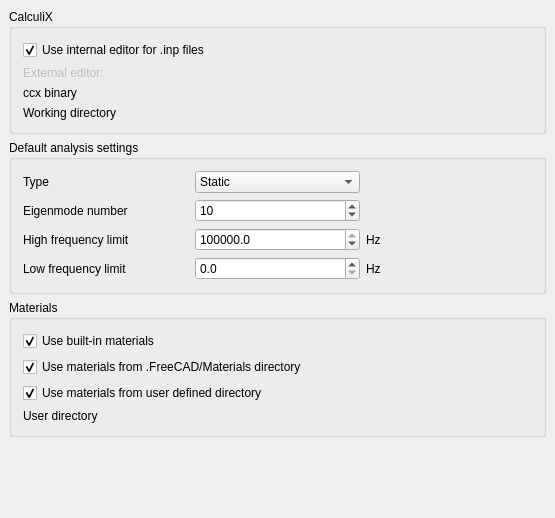
<?xml version="1.0" encoding="UTF-8"?>
<ui version="4.0">
 <class>FemGui::DlgSettingsFemImp</class>
 <widget class="QWidget" name="FemGui::DlgSettingsFemImp">
  <property name="geometry">
   <rect>
    <x>0</x>
    <y>0</y>
    <width>555</width>
    <height>518</height>
   </rect>
  </property>
  <property name="windowTitle">
   <string>FEM</string>
  </property>
  <layout class="QGridLayout" name="gridLayout1">
   <property name="margin">
    <number>9</number>
   </property>
   <property name="spacing">
    <number>6</number>
   </property>
   <item row="1" column="0">
    <layout class="QVBoxLayout" name="verticalLayout_2">
     <item>
      <widget class="QGroupBox" name="gb_calculix">
       <property name="sizePolicy">
        <sizepolicy hsizetype="Preferred" vsizetype="Preferred">
         <horstretch>0</horstretch>
         <verstretch>0</verstretch>
        </sizepolicy>
       </property>
       <property name="layoutDirection">
        <enum>Qt::LeftToRight</enum>
       </property>
       <property name="title">
        <string>CalculiX</string>
       </property>
       <property name="alignment">
        <set>Qt::AlignLeading|Qt::AlignLeft|Qt::AlignTop</set>
       </property>
       <layout class="QHBoxLayout" name="horizontalLayout">
        <property name="sizeConstraint">
         <enum>QLayout::SetNoConstraint</enum>
        </property>
        <item>
         <layout class="QVBoxLayout" name="verticalLayout_5">
          <item>
           <widget class="Gui::PrefCheckBox" name="cb_int_editor">
            <property name="text">
             <string>Use internal editor for .inp files</string>
            </property>
            <property name="checked">
             <bool>true</bool>
            </property>
            <property name="prefEntry" stdset="0">
             <cstring>UseInternalEditor</cstring>
            </property>
            <property name="prefPath" stdset="0">
             <cstring>Mod/Fem</cstring>
            </property>
           </widget>
          </item>
          <item>
           <layout class="QGridLayout" name="gl_calculix">
            <item row="2" column="0">
             <widget class="QLabel" name="l_ext_editor">
              <property name="enabled">
               <bool>false</bool>
              </property>
              <property name="minimumSize">
               <size>
                <width>100</width>
                <height>0</height>
               </size>
              </property>
              <property name="text">
               <string>External editor:</string>
              </property>
             </widget>
            </item>
            <item row="2" column="2">
             <widget class="Gui::PrefFileChooser" name="fc_ext_editor">
              <property name="enabled">
               <bool>false</bool>
              </property>
              <property name="prefEntry" stdset="0">
               <cstring>ExternalEditorPath</cstring>
              </property>
              <property name="prefPath" stdset="0">
               <cstring>Mod/Fem</cstring>
              </property>
             </widget>
            </item>
            <item row="3" column="2">
             <widget class="Gui::PrefFileChooser" name="fc_ccx_binary">
              <property name="sizePolicy">
               <sizepolicy hsizetype="Preferred" vsizetype="Preferred">
                <horstretch>0</horstretch>
                <verstretch>0</verstretch>
               </sizepolicy>
              </property>
              <property name="minimumSize">
               <size>
                <width>0</width>
                <height>0</height>
               </size>
              </property>
              <property name="sizeIncrement">
               <size>
                <width>0</width>
                <height>0</height>
               </size>
              </property>
              <property name="baseSize">
               <size>
                <width>0</width>
                <height>0</height>
               </size>
              </property>
              <property name="toolTip">
               <string>Leave blank to use default CalculiX ccx binary file</string>
              </property>
              <property name="prefEntry" stdset="0">
               <cstring>ccxBinaryPath</cstring>
              </property>
              <property name="prefPath" stdset="0">
               <cstring>Mod/Fem</cstring>
              </property>
             </widget>
            </item>
            <item row="3" column="0">
             <widget class="QLabel" name="l_ccx_binary">
              <property name="minimumSize">
               <size>
                <width>100</width>
                <height>0</height>
               </size>
              </property>
              <property name="text">
               <string>ccx binary</string>
              </property>
             </widget>
            </item>
            <item row="4" column="0">
             <widget class="QLabel" name="l_ccx_working_directory">
              <property name="enabled">
               <bool>true</bool>
              </property>
              <property name="minimumSize">
               <size>
                <width>100</width>
                <height>0</height>
               </size>
              </property>
              <property name="text">
               <string>Working directory</string>
              </property>
             </widget>
            </item>
            <item row="4" column="2">
             <widget class="Gui::PrefFileChooser" name="fc_ccx_working_directory">
              <property name="enabled">
               <bool>true</bool>
              </property>
              <property name="sizePolicy">
               <sizepolicy hsizetype="Preferred" vsizetype="Preferred">
                <horstretch>0</horstretch>
                <verstretch>0</verstretch>
               </sizepolicy>
              </property>
              <property name="baseSize">
               <size>
                <width>0</width>
                <height>0</height>
               </size>
              </property>
              <property name="mode">
               <enum>Gui::FileChooser::Directory</enum>
              </property>
              <property name="prefEntry" stdset="0">
               <cstring>WorkingDir</cstring>
              </property>
              <property name="prefPath" stdset="0">
               <cstring>Mod/Fem</cstring>
              </property>
             </widget>
            </item>
           </layout>
          </item>
         </layout>
        </item>
       </layout>
      </widget>
     </item>
     <item>
      <widget class="QGroupBox" name="gb_analysis_params">
       <property name="title">
        <string>Default analysis settings</string>
       </property>
       <layout class="QHBoxLayout" name="horizontalLayout_4">
        <item>
         <layout class="QGridLayout" name="gridLayout_2">
          <item row="0" column="1">
           <widget class="Gui::PrefComboBox" name="cb_analysis_type">
            <property name="minimumSize">
             <size>
              <width>148</width>
              <height>0</height>
             </size>
            </property>
            <property name="toolTip">
             <string>Default type on analysis</string>
            </property>
            <property name="prefEntry" stdset="0">
             <cstring>AnalysisType</cstring>
            </property>
            <property name="prefPath" stdset="0">
             <cstring>Mod/Fem</cstring>
            </property>
            <item>
             <property name="text">
              <string>Static</string>
             </property>
             <property name="icon">
              <iconset resource="Resources/Fem.qrc">
               <normaloff>:/icons/fem-new-analysis.svg</normaloff>:/icons/fem-new-analysis.svg</iconset>
             </property>
            </item>
            <item>
             <property name="text">
              <string>Frequency</string>
             </property>
             <property name="icon">
              <iconset resource="Resources/Fem.qrc">
               <normaloff>:/icons/fem-frequency-analysis.svg</normaloff>:/icons/fem-frequency-analysis.svg</iconset>
             </property>
            </item>
            <item>
             <property name="text">
              <string>Thermomech</string>
             </property>
             <property name="icon">
              <iconset resource="Resources/Fem.qrc">
               <normaloff>:/icons/fem-new-analysis.svg</normaloff>:/icons/fem-new-analysis.svg</iconset>
             </property>
            </item>
           </widget>
          </item>
          <item row="1" column="0">
           <widget class="QLabel" name="l_eigenmode_number">
            <property name="text">
             <string>Eigenmode number</string>
            </property>
           </widget>
          </item>
          <item row="0" column="0">
           <widget class="QLabel" name="l_type">
            <property name="text">
             <string>Type</string>
            </property>
           </widget>
          </item>
          <item row="1" column="1">
           <widget class="Gui::PrefSpinBox" name="sb_eigenmode_number">
            <property name="maximum">
             <number>100</number>
            </property>
            <property name="value">
             <number>10</number>
            </property>
            <property name="prefEntry" stdset="0">
             <cstring>NumberOfEigenmode</cstring>
            </property>
            <property name="prefPath" stdset="0">
             <cstring>Mod/Fem</cstring>
            </property>
           </widget>
          </item>
          <item row="2" column="0">
           <widget class="QLabel" name="l_eigenmode_high_limit">
            <property name="text">
             <string>High frequency limit</string>
            </property>
           </widget>
          </item>
          <item row="2" column="1">
           <widget class="Gui::PrefDoubleSpinBox" name="dsb_eigenmode_high_limit">
            <property name="decimals">
             <number>1</number>
            </property>
            <property name="maximum">
             <double>1000000.000000000000000</double>
            </property>
            <property name="singleStep">
             <double>10000.000000000000000</double>
            </property>
            <property name="value">
             <double>1000000.000000000000000</double>
            </property>
            <property name="prefEntry" stdset="0">
             <cstring>EigenmodeHighLimit</cstring>
            </property>
            <property name="prefPath" stdset="0">
             <cstring>Mod/Fem</cstring>
            </property>
           </widget>
          </item>
          <item row="3" column="0">
           <widget class="QLabel" name="l_eigenmode_low_limit">
            <property name="text">
             <string>Low frequency limit</string>
            </property>
           </widget>
          </item>
          <item row="3" column="1">
           <widget class="Gui::PrefDoubleSpinBox" name="dsb_eigenmode_low_limit">
            <property name="decimals">
             <number>1</number>
            </property>
            <property name="minimum">
             <double>0.000000000000000</double>
            </property>
            <property name="maximum">
             <double>1000000.000000000000000</double>
            </property>
            <property name="singleStep">
             <double>10000.000000000000000</double>
            </property>
            <property name="value">
             <double>0.000000000000000</double>
            </property>
            <property name="prefEntry" stdset="0">
             <cstring>EigenmodeLowLimit</cstring>
            </property>
            <property name="prefPath" stdset="0">
             <cstring>Mod/Fem</cstring>
            </property>
           </widget>
          </item>
          <item row="2" column="2">
           <widget class="QLabel" name="l_hz_1">
            <property name="text">
             <string>Hz</string>
            </property>
           </widget>
          </item>
          <item row="3" column="2">
           <widget class="QLabel" name="l_hz_2">
            <property name="text">
             <string>Hz</string>
            </property>
           </widget>
          </item>
         </layout>
        </item>
       </layout>
      </widget>
     </item>
     <item>
      <widget class="QGroupBox" name="gb_materials">
       <property name="title">
        <string>Materials</string>
       </property>
       <layout class="QHBoxLayout" name="horizontalLayout_3">
        <item>
         <layout class="QVBoxLayout" name="verticalLayout_6">
          <item>
           <widget class="Gui::PrefCheckBox" name="cb_use_built_in_materials">
            <property name="text">
             <string>Use built-in materials</string>
            </property>
            <property name="checked">
             <bool>true</bool>
            </property>
            <property name="prefEntry" stdset="0">
             <cstring>UseBuiltInMaterials</cstring>
            </property>
            <property name="prefPath" stdset="0">
             <cstring>Mod/Fem</cstring>
            </property>
           </widget>
          </item>
          <item>
           <widget class="Gui::PrefCheckBox" name="cb_use_mat_from_config_dir">
            <property name="text">
             <string>Use materials from .FreeCAD/Materials directory</string>
            </property>
            <property name="checked">
             <bool>true</bool>
            </property>
            <property name="prefEntry" stdset="0">
             <cstring>UseMaterialsFromConfigDir</cstring>
            </property>
            <property name="prefPath" stdset="0">
             <cstring>Mod/Fem</cstring>
            </property>
           </widget>
          </item>
          <item>
           <widget class="Gui::PrefCheckBox" name="cb_use_mat_from_custom_dir">
            <property name="text">
             <string>Use materials from user defined directory</string>
            </property>
            <property name="checked">
             <bool>true</bool>
            </property>
            <property name="prefEntry" stdset="0">
             <cstring>UseMaterialsFromCustomDir</cstring>
            </property>
            <property name="prefPath" stdset="0">
             <cstring>Mod/Fem</cstring>
            </property>
           </widget>
          </item>
          <item>
           <layout class="QGridLayout" name="gridLayout">
            <item row="1" column="1">
             <widget class="Gui::PrefFileChooser" name="fc_custom_mat_dir">
              <property name="enabled">
               <bool>true</bool>
              </property>
              <property name="sizePolicy">
               <sizepolicy hsizetype="Preferred" vsizetype="Preferred">
                <horstretch>0</horstretch>
                <verstretch>0</verstretch>
               </sizepolicy>
              </property>
              <property name="baseSize">
               <size>
                <width>0</width>
                <height>0</height>
               </size>
              </property>
              <property name="mode">
               <enum>Gui::FileChooser::Directory</enum>
              </property>
              <property name="prefEntry" stdset="0">
               <cstring>CustomMaterialsDir</cstring>
              </property>
              <property name="prefPath" stdset="0">
               <cstring>Mod/Fem</cstring>
              </property>
             </widget>
            </item>
            <item row="1" column="0">
             <widget class="QLabel" name="l_custom_mat_dir">
              <property name="enabled">
               <bool>true</bool>
              </property>
              <property name="minimumSize">
               <size>
                <width>100</width>
                <height>0</height>
               </size>
              </property>
              <property name="text">
               <string>User directory</string>
              </property>
             </widget>
            </item>
           </layout>
          </item>
         </layout>
        </item>
       </layout>
      </widget>
     </item>
    </layout>
   </item>
   <item row="2" column="0">
    <spacer name="verticalSpacer">
     <property name="orientation">
      <enum>Qt::Vertical</enum>
     </property>
     <property name="sizeHint" stdset="0">
      <size>
       <width>20</width>
       <height>40</height>
      </size>
     </property>
    </spacer>
   </item>
  </layout>
 </widget>
 <layoutdefault spacing="6" margin="11"/>
 <customwidgets>
  <customwidget>
   <class>Gui::FileChooser</class>
   <extends>QWidget</extends>
   <header>Gui/FileDialog.h</header>
  </customwidget>
  <customwidget>
   <class>Gui::PrefFileChooser</class>
   <extends>Gui::FileChooser</extends>
   <header>Gui/PrefWidgets.h</header>
  </customwidget>
  <customwidget>
   <class>Gui::PrefSpinBox</class>
   <extends>QSpinBox</extends>
   <header>Gui/PrefWidgets.h</header>
  </customwidget>
  <customwidget>
   <class>Gui::PrefCheckBox</class>
   <extends>QCheckBox</extends>
   <header>Gui/PrefWidgets.h</header>
  </customwidget>
  <customwidget>
   <class>Gui::PrefComboBox</class>
   <extends>QComboBox</extends>
   <header>Gui/PrefWidgets.h</header>
  </customwidget>
  <customwidget>
   <class>Gui::PrefDoubleSpinBox</class>
   <extends>QDoubleSpinBox</extends>
   <header>Gui/PrefWidgets.h</header>
  </customwidget>
 </customwidgets>
 <resources>
  <include location="Resources/Fem.qrc"/>
 </resources>
 <connections>
  <connection>
   <sender>cb_int_editor</sender>
   <signal>toggled(bool)</signal>
   <receiver>l_ext_editor</receiver>
   <slot>setEnabled(bool)</slot>
   <hints>
    <hint type="sourcelabel">
     <x>100</x>
     <y>47</y>
    </hint>
    <hint type="destinationlabel">
     <x>99</x>
     <y>76</y>
    </hint>
   </hints>
  </connection>
  <connection>
   <sender>cb_int_editor</sender>
   <signal>toggled(bool)</signal>
   <receiver>fc_ext_editor</receiver>
   <slot>setEnabled(bool)</slot>
   <hints>
    <hint type="sourcelabel">
     <x>327</x>
     <y>54</y>
    </hint>
    <hint type="destinationlabel">
     <x>323</x>
     <y>79</y>
    </hint>
   </hints>
  </connection>
  <connection>
   <sender>cb_int_editor</sender>
   <signal>toggled(bool)</signal>
   <receiver>l_ext_editor</receiver>
   <slot>setDisabled(bool)</slot>
   <hints>
    <hint type="sourcelabel">
     <x>125</x>
     <y>49</y>
    </hint>
    <hint type="destinationlabel">
     <x>120</x>
     <y>74</y>
    </hint>
   </hints>
  </connection>
  <connection>
   <sender>cb_int_editor</sender>
   <signal>toggled(bool)</signal>
   <receiver>fc_ext_editor</receiver>
   <slot>setDisabled(bool)</slot>
   <hints>
    <hint type="sourcelabel">
     <x>409</x>
     <y>50</y>
    </hint>
    <hint type="destinationlabel">
     <x>406</x>
     <y>78</y>
    </hint>
   </hints>
  </connection>
  <connection>
   <sender>cb_use_mat_from_custom_dir</sender>
   <signal>toggled(bool)</signal>
   <receiver>l_custom_mat_dir</receiver>
   <slot>setDisabled(bool)</slot>
   <hints>
    <hint type="sourcelabel">
     <x>93</x>
     <y>262</y>
    </hint>
    <hint type="destinationlabel">
     <x>89</x>
     <y>289</y>
    </hint>
   </hints>
  </connection>
  <connection>
   <sender>cb_use_mat_from_custom_dir</sender>
   <signal>toggled(bool)</signal>
   <receiver>fc_custom_mat_dir</receiver>
   <slot>setDisabled(bool)</slot>
   <hints>
    <hint type="sourcelabel">
     <x>240</x>
     <y>258</y>
    </hint>
    <hint type="destinationlabel">
     <x>241</x>
     <y>285</y>
    </hint>
   </hints>
  </connection>
  <connection>
   <sender>cb_use_mat_from_custom_dir</sender>
   <signal>toggled(bool)</signal>
   <receiver>l_custom_mat_dir</receiver>
   <slot>setEnabled(bool)</slot>
   <hints>
    <hint type="sourcelabel">
     <x>123</x>
     <y>266</y>
    </hint>
    <hint type="destinationlabel">
     <x>122</x>
     <y>297</y>
    </hint>
   </hints>
  </connection>
  <connection>
   <sender>cb_use_mat_from_custom_dir</sender>
   <signal>toggled(bool)</signal>
   <receiver>fc_custom_mat_dir</receiver>
   <slot>setEnabled(bool)</slot>
   <hints>
    <hint type="sourcelabel">
     <x>380</x>
     <y>266</y>
    </hint>
    <hint type="destinationlabel">
     <x>380</x>
     <y>293</y>
    </hint>
   </hints>
  </connection>
 </connections>
</ui>
